Frame 1 (no input): blank canvas, image omitted
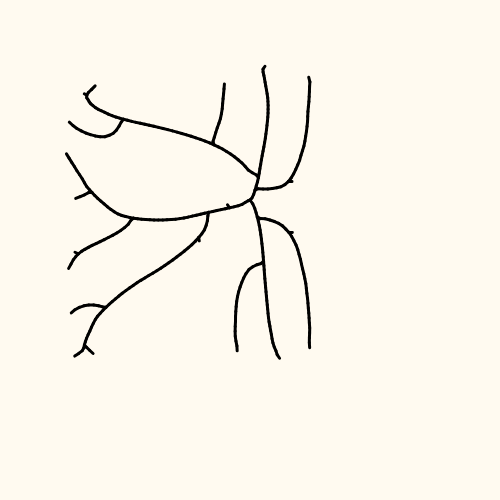
Frame 60 (no input)
Frame 120 (the mouse pressed at the canvas centre since frame 60): identical to frame 60, image omitted

The p5.js sketch that drew this single still picture (run headless with seeded random() and noise() and a simulated clock; from frame 60 on, the mouse is pressed at the canvas centre):

// p5.js sketch
// ── sketch.js
// Adapted from Coding Train by Daniel Shiffman https://youtu.be/kKT0v3qhIQY


var tree;
var max_dist = 300;
var min_dist = 30;

//initiate different polygons using shape-intersect/difference for multi-trees
var polygon = 
[[222,35],[226.71633911132812,33.32963180541992],[231.43267822265625,31.65926170349121],[236.1490020751953,29.988895416259766],[240.86532592773438,28.318525314331055],[245.5816650390625,26.648157119750977],[250.29800415039062,24.97779083251953],[255.01434326171875,23.307418823242188],[259.7306823730469,21.637052536010742],[264.44700622558594,19.96668243408203],[269.16334533691406,18.296314239501953],[273.8796844482422,16.625946044921875],[278.59600830078125,14.955577850341797],[283.3123474121094,13.285208702087402],[288.0286865234375,11.614839553833008],[292.7450256347656,9.944473266601562],[297.46136474609375,8.274104118347168],[302.17767333984375,6.603734970092773],[306.8940124511719,4.933365821838379],[311.6103515625,3.2629992961883545],[316.3266906738281,1.5926300883293152],[318.0000305175781,4.228240966796875],[318.0000305175781,9.23162841796875],[318.0000305175781,14.235015869140625],[318.0000305175781,19.2384033203125],[318.0000305175781,24.2418212890625],[318,29.245208740234375],[318,34.24859619140625],[318,39.25201416015625],[318,44.25537109375],[318,49.2587890625],[318,54.262176513671875],[318,59.26556396484375],[318,64.26895141601562],[318,69.2723388671875],[318,74.2757568359375],[318,79.27914428710938],[318,84.28253173828125],[318,89.28591918945312],[318,94.289306640625],[318,99.292724609375],[318,104.29608154296875],[318,109.29949951171875],[318,114.30288696289062],[318,119.3062744140625],[318,124.30967712402344],[318,129.3130645751953],[318,134.31646728515625],[318,139.31985473632812],[318,144.3232421875],[318,149.32664489746094],[318,154.3300323486328],[318,159.33343505859375],[318,164.33682250976562],[318,169.3402099609375],[318,174.34359741210938],[318,179.34701538085938],[318,184.35040283203125],[318,189.35379028320312],[318,194.357177734375],[318,199.36056518554688],[318,204.36395263671875],[318,209.36737060546875],[318,214.37075805664062],[318,219.3741455078125],[318,224.37753295898438],[318,229.38092041015625],[318,234.38433837890625],[318,239.38772583007812],[318,244.39111328125],[318,249.39450073242188],[318,254.39788818359375],[318,259.40130615234375],[318,264.4046936035156],[318,269.4080810546875],[318,274.4114685058594],[318,279.41485595703125],[318,284.4182434082031],[318,289.4216613769531],[318,294.425048828125],[318,299.4284362792969],[318,304.43182373046875],[318,309.4352111816406],[318,314.4386291503906],[318,319.4420166015625],[318,324.4454040527344],[318,329.44879150390625],[318,334.4521789550781],[318,339.4555969238281],[318,344.458984375],[318,349.4623718261719],[318,354.46575927734375],[318,359.4691467285156],[318,364.4725341796875],[318,369.4759521484375],[318,374.4793395996094],[315.708251953125,377.95489501953125],[311.0897521972656,379.8792724609375],[306.4712219238281,381.80364990234375],[301.8526916503906,383.7280578613281],[297.23419189453125,385.6524353027344],[292.61566162109375,387.5768127441406],[287.9971618652344,389.5011901855469],[283.3786315917969,391.4255676269531],[278.7601013183594,393.3499755859375],[274.14161682128906,395.2743225097656],[269.52308654785156,397.19873046875],[264.904541015625,399.12310791015625],[260.2860565185547,401.0474853515625],[255.66751098632812,402.97186279296875],[251.04904174804688,404.896240234375],[246.4304962158203,406.82061767578125],[241.81195068359375,408.7450256347656],[237.19346618652344,410.66937255859375],[232.57493591308594,412.5937805175781],[227.95645141601562,414.5181579589844],[223.33790588378906,416.4425354003906],[222,413.446044921875],[222,408.442626953125],[222,403.439208984375],[222,398.43585205078125],[222,393.43243408203125],[222,388.4290771484375],[222,383.4256591796875],[222,378.4222412109375],[222,373.41888427734375],[222,368.41546630859375],[222,363.412109375],[222,358.40869140625],[222,353.4052734375],[222,348.40191650390625],[222,343.39849853515625],[222,338.3951416015625],[222,333.3917236328125],[222,328.3883056640625],[222,323.38494873046875],[222,318.38153076171875],[222,313.378173828125],[222,308.374755859375],[222,303.371337890625],[222,298.36798095703125],[222,293.36456298828125],[222,288.3612060546875],[222,283.3577880859375],[222,278.3543701171875],[222,273.35101318359375],[222,268.34759521484375],[222,263.34423828125],[220.2069091796875,260.9054870605469],[215.5076446533203,262.6233825683594],[210.80844116210938,264.34124755859375],[206.10919189453125,266.05914306640625],[201.40997314453125,267.7770080566406],[196.71072387695312,269.4949035644531],[192.0115203857422,271.2127685546875],[187.312255859375,272.9306640625],[182.61300659179688,274.6485595703125],[177.91378784179688,276.3664245605469],[173.21453857421875,278.0843200683594],[168.5153350830078,279.80218505859375],[163.81607055664062,281.52008056640625],[159.1168212890625,283.2379455566406],[154.4176025390625,284.955810546875],[149.71835327148438,286.6737060546875],[145.01914978027344,288.3915710449219],[140.31988525390625,290.1094665527344],[135.6206283569336,291.8273620605469],[130.92142486572266,293.54522705078125],[126.22216033935547,295.26312255859375],[121.52296447753906,296.9809875488281],[116.82369995117188,298.6988830566406],[116.00000762939453,303.12640380859375],[116.00000762939453,308.1297607421875],[116.00000762939453,313.1331787109375],[116.00000762939453,318.13653564453125],[116.00000762939453,323.13995361328125],[116.00000762939453,328.14337158203125],[116.00000762939453,333.146728515625],[116.00000762939453,338.150146484375],[116.00000762939453,343.15350341796875],[116.00000762939453,348.15692138671875],[116,353.16033935546875],[116,358.1636962890625],[116,363.1671142578125],[116,368.17047119140625],[116,373.17388916015625],[116,378.17724609375],[116,383.1806640625],[116,388.18408203125],[116,393.18743896484375],[116,398.19085693359375],[116,403.1942138671875],[116,408.1976318359375],[116,413.2010498046875],[116,418.20440673828125],[116,423.20782470703125],[116,428.211181640625],[116,433.214599609375],[116,438.218017578125],[112.10334777832031,440.6236267089844],[107.48480987548828,442.5480041503906],[102.86632537841797,444.4723815917969],[98.24778747558594,446.3967590332031],[93.62924194335938,448.3211669921875],[89.0107650756836,450.2455139160156],[84.39228057861328,452.1698913574219],[79.77373886108398,454.0942687988281],[75.15519714355469,456.0186767578125],[70.53665924072266,457.94305419921875],[65.91811752319336,459.8674621582031],[61.2996940612793,461.79180908203125],[56.68115234375,463.7161865234375],[52.06261444091797,465.6405944824219],[47.44407272338867,467.5649719238281],[42.82553291320801,469.4893493652344],[38.20710563659668,471.4136962890625],[33.58856678009033,473.3381042480469],[28.970026969909668,475.2624816894531],[24.351487636566162,477.1868896484375],[20.00001668510413,478.710693359375],[20.000016466403395,473.7073974609375],[20.000016247697204,468.7039794921875],[20.000016028991013,463.7005615234375],[20.000015810284822,458.6971435546875],[20.00001559157863,453.6937255859375],[20.000015372876078,448.6904296875],[20.000015154170796,443.68701171875],[20.000014935464606,438.68359375],[20.000014716757505,433.68017578125],[20.000014498051314,428.6767578125],[20.00001427935058,423.6734619140625],[20.00001406064439,418.6700439453125],[20.0000138419382,413.6666259765625],[20.000013623231098,408.6632080078125],[20.000013404530364,403.659912109375],[20.000013185824173,398.656494140625],[20.000012967117982,393.653076171875],[20.00001274841179,388.649658203125],[20.00001252970469,383.646240234375],[20.000012311003957,378.6429443359375],[20.000012092297766,373.6395263671875],[20.000011873591575,368.6361083984375],[20.000011654885384,363.6326904296875],[20.000011436178283,358.6292724609375],[20.00001121747755,353.6259765625],[20.00001099877136,348.62255859375],[20.000010780065168,343.619140625],[20.000010561358977,338.61572265625],[20.000010342651876,333.6123046875],[20.000010123951142,328.6090087890625],[20.00000990524495,323.6055908203125],[20.00000968653876,318.6021728515625],[20.00000946783257,313.5987548828125],[20.00000924912638,308.5953369140625],[20.000009030424735,303.592041015625],[20.000008811718544,298.588623046875],[20.000008593012353,293.585205078125],[20.000008374306162,288.581787109375],[20.00000815559997,283.578369140625],[20.000007936898328,278.5750732421875],[20.000007718192137,273.5716552734375],[20.000007499485946,268.5682373046875],[20.0000072807793,263.5648193359375],[20.00000706207311,258.5614013671875],[20.00000684337192,253.55810546875],[20.00000662466573,248.5546875],[20.00000640595954,243.55126953125],[20.000006187252893,238.5478515625],[20.000005968546702,233.54443359375],[20.00000574984597,228.5411376953125],[20.000005531139323,223.5377197265625],[20.00000531243313,218.5343017578125],[20.000005093726486,213.5308837890625],[20.000004875020295,208.5274658203125],[20.00000465631956,203.524169921875],[20.000004437612915,198.520751953125],[20.000004218906724,193.517333984375],[20.000004000200533,188.513916015625],[20.000003781493888,183.510498046875],[20.000003562792926,178.5072021484375],[20.000003344086508,173.5037841796875],[20.000003125380317,168.5003662109375],[20.0000029066739,163.4969482421875],[20.00000268796748,158.4935302734375],[20.00000246926652,153.490234375],[20.00000225056033,148.48681640625],[20.00000203185391,143.4833984375],[20.00000181314749,138.47998046875],[20.000001594441187,133.4765625],[20.000001375740226,128.4732666015625],[20.000001157033807,123.4698486328125],[20.000000938327503,118.4664306640625],[20.00000071962114,113.4630126953125],[20.00000050091478,108.4595947265625],[20.00000028221379,103.456298828125],[20.000000063507443,98.452880859375],[23.346832275390625,95.81466674804688],[28.063186645507812,94.144287109375],[32.77954864501953,92.47390747070312],[37.49578857421875,90.80357360839844],[42.21215057373047,89.13319396972656],[46.928504943847656,87.46282196044922],[51.644859313964844,85.79244232177734],[56.361106872558594,84.12210845947266],[61.07746505737305,82.45172882080078],[65.7938232421875,80.78135681152344],[70.51018142700195,79.11097717285156],[75.2265396118164,77.44059753417969],[79.94278335571289,75.770263671875],[84.65914154052734,74.09988403320312],[89.37549591064453,72.42951202392578],[94.09185791015625,70.7591323852539],[98.80821228027344,69.08876037597656],[103.52445983886719,67.41841888427734],[108.24081420898438,65.748046875],[112.9571762084961,64.07766723632812],[116.00000762939453,64.77532958984375],[116.00000762939453,69.77874755859375],[116.00000762939453,74.78204345703125],[116.00000762939453,79.78546142578125],[116.00000762939453,84.78887939453125],[116.00000762939453,89.79229736328125],[116.00000762939453,94.79571533203125],[116.00000762939453,99.79901123046875],[116.00000762939453,104.80242919921875],[116.00000762939453,109.80584716796875],[116.00000762939453,114.80926513671875],[116.00000762939453,119.81268310546875],[116.00000762939453,124.81597900390625],[116.00000762939453,129.81939697265625],[116,134.82281494140625],[116,139.82623291015625],[116,144.82965087890625],[116,149.83294677734375],[116,154.83636474609375],[116,159.83978271484375],[116,164.84320068359375],[116,169.84661865234375],[116,174.84991455078125],[116,179.85333251953125],[116,184.85675048828125],[116,189.86016845703125],[116,194.86358642578125],[116,199.86688232421875],[116,204.87030029296875],[116,209.87371826171875],[116,214.87713623046875],[116,219.88055419921875],[118.89888000488281,220.58865356445312],[123.53901672363281,218.7169189453125],[128.17914581298828,216.84519958496094],[132.81928253173828,214.97348022460938],[137.45941162109375,213.10174560546875],[142.09943389892578,211.23007202148438],[146.73957061767578,209.3583526611328],[151.37969970703125,207.48663330078125],[156.01983642578125,205.61489868164062],[160.65997314453125,203.74317932128906],[165.29998779296875,201.87149047851562],[169.94012451171875,199.99977111816406],[174.58026123046875,198.1280517578125],[179.2203826904297,196.25631713867188],[183.8605194091797,194.3845977783203],[188.50054931640625,192.51292419433594],[193.1406707763672,190.64120483398438],[197.7808074951172,188.76947021484375],[202.4209442138672,186.8977508544922],[207.0609588623047,185.02606201171875],[211.7010955810547,183.1543426513672],[216.3412322998047,181.28262329101562],[220.9813690185547,179.410888671875],[222,175.094970703125],[222,170.0916748046875],[222,165.0882568359375],[222,160.0848388671875],[222,155.0814208984375],[222,150.0780029296875],[222,145.07470703125],[222,140.0712890625],[222,135.06787109375],[222,130.064453125],[222,125.06103515625],[222,120.0577392578125],[222,115.0543212890625],[222,110.0509033203125],[222,105.0474853515625],[222,100.0440673828125],[222,95.040771484375],[222,90.037353515625],[222,85.033935546875],[222,80.030517578125],[222,75.027099609375],[222,70.0238037109375],[222,65.0203857421875],[222,60.0169677734375],[222,55.0135498046875],[222,50.0101318359375],[222,45.0068359375],[222,40.00341796875]]
//hand-horse[[125.34239959716797,27.80068016052246],[124.24541473388672,36.13884735107422],[125.47100448608398,44.47045707702637],[128.62102890014648,52.28456497192383],[133.43095016479492,59.20438766479492],[137.31382751464844,66.62471389770508],[132.82523345947266,71.74999237060547],[124.73758697509766,69.4224853515625],[117.14657211303711,65.73596572875977],[109.97455024719238,61.28706359863281],[103.39872360229492,56.00473403930664],[97.87368869781494,49.6272087097168],[90.90689897537231,46.98111534118652],[86.29968643188477,53.81129837036133],[85.81581735610962,62.20503616333008],[87.54605436325073,70.44865036010742],[91.5596375465393,77.82827758789062],[97.21961688995361,84.08047485351562],[103.98055458068848,89.09114837646484],[111.45892906188965,92.64674377441406],[114.20335006713867,100.00653076171875],[111.01712799072266,107.81939697265625],[107.70735168457031,115.58647155761719],[104.66457748413086,123.46202087402344],[101.86931419372559,131.42847442626953],[98.75999641418457,139.2781524658203],[95.43867111206055,147.04056549072266],[92.34771060943604,154.8937225341797],[89.93444919586182,162.9829864501953],[88.09953737258911,171.2225799560547],[86.91676187515259,179.5812225341797],[85.81704914569855,187.95266723632812],[84.64183348417282,196.3137969970703],[84.19673386216164,204.70489501953125],[87.37374472618103,212.46824645996094],[92.78281688690186,218.92491149902344],[99.0734920501709,224.55194091796875],[105.89662551879883,229.51657104492188],[113.56170845031738,230.77975463867188],[118.5759048461914,224.0812225341797],[121.27555465698242,216.1512908935547],[128.82898712158203,214.8848114013672],[129.6359634399414,223.2171173095703],[135.02035522460938,227.77682495117188],[142.22963333129883,223.75241088867188],[146.70415115356445,216.6435089111328],[149.00003814697266,208.5335235595703],[153.82211303710938,201.81607055664062],[160.67134857177734,196.92007446289062],[166.71582794189453,191.02783203125],[172.39903259277344,184.78460693359375],[177.7956085205078,178.29183959960938],[182.8585205078125,171.5363311767578],[187.30144500732422,164.3642578125],[191.50076293945312,157.0442352294922],[198.95409393310547,155.4847869873047],[207.17355346679688,157.40911865234375],[215.2970733642578,159.709716796875],[223.3537139892578,162.23509216308594],[231.34339904785156,164.96478271484375],[239.23594665527344,167.9625244140625],[246.77444458007812,171.7187957763672],[240.344970703125,174.67625427246094],[234.47923278808594,171.0991973876953],[227.746826171875,173.53909301757812],[233.65023803710938,176.97023010253906],[242.06214904785156,176.27052307128906],[250.286865234375,174.5313262939453],[258.2624816894531,176.77821350097656],[263.76048278808594,182.35438537597656],[272.1357727050781,183.33653259277344],[280.5486755371094,184.02105712890625],[288.72996520996094,185.94696044921875],[296.80584716796875,188.09242248535156],[305.23309326171875,188.53639221191406],[313.47682189941406,187.3160400390625],[309.4302520751953,183.31600952148438],[301.1800842285156,184.58755493164062],[294.6913299560547,179.3345489501953],[288.5311737060547,173.58294677734375],[280.903564453125,170.41603088378906],[275.8601837158203,163.73341369628906],[273.5862731933594,155.6621856689453],[276.4331512451172,147.93468475341797],[283.7154541015625,149.12306213378906],[290.0299377441406,154.72021484375],[297.5849914550781,158.19451904296875],[304.3098449707031,163.20516967773438],[311.7502136230469,167.1674041748047],[319.7186737060547,169.947998046875],[327.419921875,170.7388153076172],[329.51112365722656,163.0899200439453],[335.2338562011719,156.89016723632812],[334.9172058105469,151.99525451660156],[327.89093017578125,156.63986206054688],[321.68804931640625,162.34568786621094],[322.3323669433594,158.04161071777344],[322.0109100341797,154.06784057617188],[313.712646484375,155.6262664794922],[318.23968505859375,151.24948120117188],[322.07037353515625,145.16931915283203],[313.8384094238281,144.19473266601562],[309.02001953125,139.72128295898438],[313.3982391357422,133.54335021972656],[313.4657745361328,125.59169006347656],[313.2461700439453,117.15858459472656],[309.668212890625,113.25286865234375],[303.4207000732422,118.25697326660156],[302.1564025878906,114.86107635498047],[308.0466003417969,108.86930084228516],[305.2805938720703,104.11388397216797],[301.7536163330078,102.58849334716797],[297.8783721923828,101.14856719970703],[300.6153259277344,94.3443374633789],[292.31610107421875,94.61094665527344],[285.6605987548828,99.6735610961914],[285.69007873535156,96.88114166259766],[289.72088623046875,90.7073974609375],[287.9543914794922,87.26668548583984],[291.2852020263672,79.95914840698242],[293.5838623046875,75.8719596862793],[286.2787780761719,79.8001480102539],[287.3676300048828,76.25525665283203],[287.8743896484375,71.26803970336914],[281.8913116455078,70.29985809326172],[278.0154266357422,67.93498992919922],[269.5856628417969,68.35021209716797],[261.17588806152344,69.10214614868164],[252.77188110351562,69.91629791259766],[244.3689727783203,70.74309539794922],[235.96627807617188,71.57089233398438],[227.5635986328125,72.39868927001953],[220.16053771972656,68.79557800292969],[212.9170379638672,64.45738983154297],[205.36654663085938,60.68926239013672],[197.37301635742188,57.99909591674805],[189.05414581298828,56.586082458496094],[180.93584442138672,54.28664779663086],[173.0826187133789,51.191436767578125],[165.47069549560547,47.541343688964844],[158.12403106689453,43.38361358642578],[151.1505889892578,38.629621505737305],[144.9775733947754,32.896233558654785],[139.7567138671875,26.262939929962158],[133.50513076782227,20.654325425624847],[126.87496948242188,23.709576845169067],[299.9255676269531,142.92564392089844],[300.0958557128906,138.1106185913086],[329.1607208251953,150.9893798828125],[335.916015625,173.4897003173828],[337.17596435546875,172.18853759765625],[346.9005126953125,177.7465057373047],[319.3713073730469,192.2854766845703],[327.5638885498047,194.00416564941406],[335.96527099609375,193.5414276123047],[344.1346740722656,192.95948791503906],[343.6289367675781,190.5931854248047],[335.1953887939453,190.30516052246094],[326.7605438232422,190.65538024902344],[241.8264617919922,195.4750518798828],[248.81948852539062,200.15858459472656],[256.3067932128906,204.0595245361328],[263.4666290283203,208.52127075195312],[266.5142517089844,215.26446533203125],[262.72076416015625,222.80137634277344],[258.3384704589844,230.01718139648438],[253.70619201660156,237.07632446289062],[249.2471466064453,244.2455596923828],[248.82078552246094,248.77345275878906],[254.0925750732422,242.20872497558594],[258.30140686035156,234.8932647705078],[262.91761779785156,227.83644104003906],[267.91697692871094,221.1602783203125],[270.6857147216797,213.1949920654297],[267.5186462402344,206.40432739257812],[263.5667724609375,202.807861328125],[256.6977233886719,199.84909057617188],[251.84869384765625,195.7747039794922],[243.57379150390625,194.25967407226562],[286.0463409423828,248.4798583984375]]
//hand-dog[[163.41829681396484,21.866554975509644],[157.68011474609375,31.040390729904175],[152.0259895324707,40.27410268783569],[144.96808624267578,48.500755310058594],[137.5343017578125,56.39579391479492],[129.5304298400879,63.61674976348877],[119.96874237060547,68.69279098510742],[109.80692100524902,72.47262573242188],[99.43842506408691,75.64548873901367],[88.91036987304688,78.24058532714844],[78.30931282043457,80.50113105773926],[67.69100379943848,82.58832740783691],[58.375741958618164,88.05122184753418],[50.63277530670166,95.64173889160156],[42.94699048995972,103.29005432128906],[33.257492542266846,107.69729995727539],[22.545015811920166,109.32003784179688],[27.992239713668823,109.6367073059082],[36.35143995285034,111.4637508392334],[29.356334686279297,119.72857666015625],[22.029992163181305,127.72143936157227],[23.016252398490906,137.83995056152344],[26.063047647476196,148.24024963378906],[30.45839786529541,158.14705657958984],[32.71122598648071,168.20970916748047],[23.45003032684326,173.78143692016602],[33.05279493331909,170.24139022827148],[38.49217462539673,178.97454833984375],[39.65321493148804,189.70078659057617],[37.062724590301514,200.1673927307129],[34.82842016220093,210.59711456298828],[39.8726282119751,220.08280181884766],[46.68948745727539,228.51071166992188],[53.27891254425049,237.03630828857422],[61.64436340332031,243.7215805053711],[71.19501876831055,247.93783569335938],[64.45536422729492,256.16712188720703],[64.39279365539551,256.94889068603516],[72.98974418640137,250.3459930419922],[81.27837944030762,255.14424896240234],[88.86259651184082,262.8949203491211],[96.2480411529541,270.83522033691406],[104.90165138244629,276.7174377441406],[115.44837760925293,275.25499725341797],[122.70071029663086,267.5831527709961],[132.89086151123047,270.5560302734375],[142.92869186401367,267.1633605957031],[149.5313262939453,258.9186706542969],[151.01736450195312,248.18759155273438],[159.40310287475586,242.27454376220703],[167.2801856994629,235.0998992919922],[174.50431442260742,227.85352325439453],[185.03412628173828,228.9994888305664],[194.89785766601562,233.5038604736328],[204.94635391235352,237.5769500732422],[215.21553802490234,241.05803680419922],[225.55612182617188,244.323974609375],[236.15406036376953,246.61267852783203],[246.76527404785156,248.84825897216797],[257.431396484375,250.79721069335938],[268.21319580078125,251.93118286132812],[278.90838623046875,251.3031997680664],[282.33758544921875,241.67240142822266],[274.29158782958984,234.90621948242188],[264.1501770019531,231.0679168701172],[253.87610626220703,227.60010528564453],[243.8138198852539,223.63138580322266],[234.1081085205078,218.79483795166016],[224.54398345947266,213.68470764160156],[215.93473052978516,207.2147445678711],[219.99095153808594,198.8570785522461],[230.67684936523438,200.40850830078125],[241.27993774414062,202.6810417175293],[251.87794494628906,204.9775161743164],[262.5177688598633,207.06800842285156],[272.82054138183594,210.41040420532227],[283.11905670166016,213.80665588378906],[293.5464782714844,216.7735137939453],[304.0980453491211,219.2737045288086],[314.8390350341797,220.56297302246094],[324.14930725097656,215.79991912841797],[327.75508880615234,205.6967544555664],[337.5759963989258,202.61502075195312],[345.2469940185547,195.66688919067383],[342.31309509277344,185.8796043395996],[334.3576202392578,178.6686248779297],[325.50282287597656,172.74821853637695],[316.7902526855469,166.6685905456543],[307.73287200927734,160.70636749267578],[298.84932708740234,154.49697494506836],[289.32237243652344,149.3207893371582],[279.9922561645508,143.83153915405273],[270.41053009033203,138.7530860900879],[261.4015808105469,133.37163925170898],[261.6817321777344,122.53352355957031],[256.62335205078125,113.35183715820312],[247.03404998779297,108.3019027709961],[237.23662567138672,103.65398788452148],[227.25511169433594,99.41947364807129],[217.009765625,95.86878395080566],[206.8770408630371,92.01479148864746],[196.5220947265625,88.89023971557617],[193.62616729736328,81.83498573303223],[200.35480117797852,73.33078384399414],[206.86052703857422,64.65610218048096],[212.7606430053711,55.561330795288086],[217.3185272216797,45.74653434753418],[219.72821807861328,35.26546573638916],[218.63711547851562,24.560706973075867],[210.40531158447266,23.211804389953613],[203.2801971435547,31.385480880737305],[196.4770278930664,39.81899118423462],[189.01320266723633,47.285704612731934],[180.74663162231445,54.28345489501953],[171.90779876708984,60.565643310546875],[162.8450164794922,65.00177097320557],[167.79343032836914,55.512338638305664],[172.21751022338867,45.6237850189209],[174.63834762573242,35.101280212402344],[171.58919525146484,24.80815827846527]]
//hand [[145.25,23.659379959106445],[140.1679916381836,32.77284049987793],[138.42516326904297,43.19719123840332],[138.75240325927734,53.93705749511719],[139.9850845336914,64.4975814819336],[140.18598175048828,75.35172271728516],[141.6852264404297,85.95452880859375],[141.9417724609375,96.80838012695312],[141.99971771240234,107.66546630859375],[142.04817962646484,118.52262115478516],[142.27770233154297,129.3771743774414],[143.81720733642578,139.95745849609375],[144,150.81082153320312],[138.63338470458984,155.18206787109375],[131.92479705810547,147.06393432617188],[127.02054595947266,138.11985778808594],[123.56209564208984,128.4676513671875],[118.56103515625,119.93759155273438],[113.70296478271484,110.63636779785156],[108.75231170654297,102.05689239501953],[104.12897491455078,93.09880065917969],[100.03075408935547,83.85627746582031],[96.11582946777344,74.5165901184082],[93.44491577148438,64.43468856811523],[86.9920425415039,56.1045036315918],[78.26466751098633,50.29631423950195],[68.36383056640625,52.92822265625],[63.23237609863281,62.04958724975586],[63.96430587768555,71.79888534545898],[66.05081558227539,82.06137084960938],[70.0042953491211,91.39715576171875],[73.68046569824219,100.9260025024414],[76.23586654663086,111.04914855957031],[79.98271179199219,120.56526184082031],[83.25693130493164,130.22042083740234],[86.07200622558594,140.2338409423828],[90.01139068603516,149.57080078125],[93.82879638671875,159.0037384033203],[97.9559097290039,168.240478515625],[101.72362518310547,177.67727661132812],[98.84867095947266,185.7091522216797],[90.25450897216797,179.38595581054688],[81.90359878540039,172.56918334960938],[74.05303192138672,165.069580078125],[66.32470321655273,157.4437713623047],[58.61943817138672,149.79466247558594],[50.80188751220703,142.26052856445312],[42.404022216796875,135.5354461669922],[33.55937480926514,130.19898986816406],[23.769376516342163,133.28448486328125],[20.001310018473305,142.86292266845703],[23.549258947372437,152.5635223388672],[29.96835231781006,161.09629821777344],[35.96743392944336,169.81610107421875],[41.73356628417969,178.7010498046875],[48.45522499084473,187.09080505371094],[55.60353088378906,195.2379608154297],[62.356285095214844,203.60113525390625],[68.99604797363281,212.0955047607422],[76.44657135009766,219.9868621826172],[82.17770767211914,228.88780212402344],[86.97765350341797,238.11929321289062],[89.2944107055664,248.25352478027344],[92.00153350830078,258.3390197753906],[95.88558959960938,267.7312927246094],[98.55984497070312,277.8117980957031],[102.28369903564453,287.2078857421875],[106.94710540771484,296.1171875],[111.68218231201172,304.931640625],[114.23735809326172,315.0547790527344],[117.35305786132812,324.90386962890625],[117.96342468261719,335.73480224609375],[117.96222686767578,346.5918273925781],[117.33497619628906,357.42095947265625],[117.91191101074219,367.1366882324219],[117.67932891845703,377.9811706542969],[116.01052856445312,388.47698974609375],[115.4338150024414,399.3032531738281],[113.98081970214844,409.8080749511719],[112.13640594482422,420.2755126953125],[111.77291107177734,431.12384033203125],[110.00199890136719,441.5947265625],[108.2650375366211,452.0354309082031],[106.63243103027344,462.47198486328125],[104.52788543701172,472.82061767578125],[103.41572570800781,483.5855712890625],[101.27953338623047,493.9198303222656],[108.87654113769531,495.7023620605469],[119.73200988769531,495.89996337890625],[130.58877563476562,496.0057678222656],[141.44589233398438,496.0683288574219],[152.30313110351562,496.1040344238281],[163.16046142578125,496.1175842285156],[174.017822265625,496.1199951171875],[184.8751220703125,496.1199951171875],[195.732421875,496.1199951171875],[206.5897216796875,496.1199951171875],[217.447021484375,496.1199951171875],[228.3043212890625,496.1199951171875],[236,492.9583740234375],[236,482.10107421875],[236,471.24365234375],[236,460.3863525390625],[235.9840545654297,449.529052734375],[235.90237426757812,438.672119140625],[235.68324279785156,427.8172302246094],[234.40802001953125,417.15771484375],[234.03399658203125,406.3086853027344],[233.98147583007812,395.4515075683594],[233.69622802734375,384.598876953125],[232.10421752929688,374.0267639160156],[231.93040466308594,363.1714782714844],[230.05355834960938,352.73040771484375],[231.8961944580078,342.337646484375],[233.38519287109375,331.96478271484375],[237.95579528808594,322.9892883300781],[243.99330139160156,314.2061462402344],[250.197021484375,305.5097351074219],[256.4146270751953,296.8032531738281],[261.9497375488281,288.0565490722656],[265.96156311035156,278.8275451660156],[271.42454528808594,269.79779052734375],[278.1474914550781,261.38206481933594],[285.61688232421875,253.50424194335938],[293.2155456542969,245.749755859375],[299.83074951171875,237.2534637451172],[308.37005615234375,230.73211669921875],[316.6437683105469,223.8604736328125],[324.457275390625,216.37135314941406],[329.9334411621094,207.27304077148438],[325.1309814453125,198.53485107421875],[315.0721435546875,196.03379821777344],[305.5942077636719,196.08551025390625],[295.38946533203125,198.1674041748047],[286.3891296386719,202.804931640625],[277.9675598144531,209.2288055419922],[269.2750244140625,215.4737091064453],[260.20262145996094,220.90255737304688],[251.2373046875,226.0135498046875],[241.2251739501953,223.6173095703125],[233.3896026611328,216.160888671875],[228.23651123046875,207.40721130371094],[224.6572265625,197.87583923339844],[222.0218505859375,187.74163818359375],[223.9990234375,177.4390869140625],[225.46958923339844,166.86700439453125],[225.81857299804688,156.01609802246094],[225.94769287109375,145.15951538085938],[225.9951934814453,134.30243682861328],[226.00588989257812,123.445068359375],[226.05612182617188,112.58798217773438],[226.1902618408203,101.73150634765625],[226.56234741210938,90.88156127929688],[227.8810577392578,80.23200988769531],[227.99635314941406,69.37569427490234],[227.72967529296875,58.52302932739258],[225.06466674804688,48.34628868103027],[215.6453857421875,44.16729164123535],[207.1287078857422,50.32767868041992],[202.2911376953125,59.305179595947266],[200.1798553466797,69.66576766967773],[199.82470703125,80.51466751098633],[197.72276306152344,90.8766860961914],[195.5813446044922,101.1812744140625],[193.47406005859375,111.51789855957031],[191.32891845703125,121.83979797363281],[188.26991271972656,131.71200561523438],[184.78550720214844,139.85723876953125],[182.00987243652344,129.81751251220703],[180.10324096679688,119.40172576904297],[179.715087890625,108.55551147460938],[177.94320678710938,98.10851287841797],[175.80918884277344,87.77677917480469],[173.6815185546875,77.4690933227539],[171.99990844726562,67.03494644165039],[170.356201171875,56.56458282470703],[169.65521240234375,45.74124336242676],[166.586669921875,35.93943405151367],[162.08006286621094,26.901312351226807],[154.16571044921875,21.516806483268738]]//[[203.2,40.4],[220.30743408203125,34.34111785888672],[237.41486816406248,28.28223571777344],[254.52230224609374,22.223354434967042],[260.8000183105469,31.48887939453125],[260.79999999999995,49.63756103515625],[260.79999999999995,67.7862060546875],[260.79999999999995,85.9348876953125],[260.79999999999995,104.08356018066407],[260.79999999999995,122.23223266601562],[260.79999999999995,140.38091430664062],[260.79999999999995,158.52957763671876],[260.79999999999995,176.67824096679686],[260.79999999999995,194.82692260742186],[260.79999999999995,212.9755859375],[260.79999999999995,231.124267578125],[257.40960083007815,247.0126770019531],[240.65698852539063,253.99293212890623],[223.90435791015625,260.97318725585933],[207.15172729492187,267.95344238281245],[203.2,255.73236083984375],[203.2,237.5837158203125],[203.2,219.4350341796875],[203.2,201.2863525390625],[203.2,183.13770751953123],[193.2810485839844,179.17603759765623],[176.23562316894532,185.40726318359376],[159.19019775390626,191.63848876953125],[142.14480895996093,197.86969604492188],[139.60000457763672,214.23916015625],[139.6,232.387841796875],[139.6,250.5365234375],[139.6,268.68516845703124],[135.8764450073242,284.3514892578125],[119.12385101318358,291.33172607421875],[102.37122268676758,298.31199951171874],[85.61859235763549,305.29225463867186],[82.00000939670062,292.5714599609375],[82.00000860339715,274.4227783203125],[82.00000781009257,256.2740966796875],[82.00000701678854,238.1254150390625],[82.0000062234878,219.976806640625],[82.00000543018378,201.828125],[82.00000463687975,183.679443359375],[82.00000384357573,165.53076171875],[82.0000030502717,147.382080078125],[82.00000225696753,129.2333984375],[82.00000146366351,111.084716796875],[82.00000067036255,92.9361083984375],[84.65120697021484,76.66103057861328],[101.75864791870117,70.60214385986328],[118.8660888671875,64.54326171874999],[135.9735321044922,58.484375],[139.60000457763672,71.50145263671874],[139.60000457763672,89.65013427734375],[139.6,107.79874267578124],[139.6,125.94742431640624],[139.6,144.09610595703123],[148.6791564941406,148.79246826171874],[165.5101104736328,142.0032470703125],[182.341064453125,135.21401672363282],[199.17201843261716,128.42479553222654],[203.2,112.9946533203125],[203.2,94.84604492187499],[203.2,76.69736328125],[203.2,58.548681640625]]


function setup() {
  createCanvas(500, 500);
  tree1 = new Tree(polygon, 250,200);
  //tree2 = new Tree(50,100);
}

function draw() {
  background(255,250,240);
  tree1.show();
  tree1.grow();
  tree1.thicken_branch();
  // tree2.show();
  // tree2.grow();
}

// ── branch.js
// Adapted from Coding Train by Daniel Shiffman https://youtu.be/kKT0v3qhIQY


function Branch(parent, pos, dir) {
  this.pos = pos;
  this.parent = parent;
  this.dir = dir;
  this.origDir = this.dir.copy();
  this.count = 0;
  this.len = 5;
  this.thickness=1

  this.reset = function() {
    this.dir = this.origDir.copy();
    this.count = 0;
  };

  this.next = function() {
    var nextDir = p5.Vector.mult(this.dir, this.len);
    var nextPos = p5.Vector.add(this.pos, nextDir);
    var nextBranch = new Branch(this, nextPos, this.dir.copy());
    return nextBranch;
  };

  this.show = function() {
    if (parent != null) {
      stroke(0);
      strokeWeight(3)
      line(this.pos.x, this.pos.y, this.parent.pos.x, this.parent.pos.y);
    }
  };
}

// ── leaf.js
// Adapted from Coding Train by Daniel Shiffman https://youtu.be/kKT0v3qhIQY


function Leaf(x, y) {
  this.pos = createVector(x, y);
  this.reached = false;
  // this.rotate=random(0,1)

  this.show = function() {
    fill(250,0,0);
    noStroke();
    // push()
    // rotate(this.rotate*PI)
    //ellipse(this.pos.x, this.pos.y, 4, 6);
    // pop()
  };
}

// ── tree.js
// Adapted from Coding Train by Daniel Shiffman https://youtu.be/kKT0v3qhIQY

// TODO 
// [ ] vein thickening
// [ ] varying alpha
// [ ] flower


function inside(point, vs) {
  // ray-casting algorithm based on
  // https://wrf.ecse.rpi.edu/Research/Short_Notes/pnpoly.html/pnpoly.html
  
  var x = point[0], y = point[1];
  
  var inside = false;
  for (var i = 0, j = vs.length - 1; i < vs.length; j = i++) {
      var xi = vs[i][0], yi = vs[i][1];
      var xj = vs[j][0], yj = vs[j][1];
      
      var intersect = ((yi > y) != (yj > y))
          && (x < (xj - xi) * (y - yi) / (yj - yi) + xi);
      if (intersect) inside = !inside;
  }
  
  return inside;
};


function Tree(tempPolygon, tempX,tempY) {
  this.leaves = [];
  this.branches = [];
  this.posX=tempX;
  this.posY=tempY;
  this.polygon=tempPolygon
 
  var pts=[]
  for (var j = 0; j < 2900; j++) {
    pts.push([random(50,350),random(50,378)]);

    if (inside(pts[j], this.polygon)){
      this.leaves.push(new Leaf(pts[j][0],pts[j][1]))
      
      }
  }

  var pos = createVector(this.posX, this.posY); //modify for tree initial position
  var dir = createVector(0, -1);
  var root = new Branch(null, pos, dir);
  this.branches.push(root);
  var current = root;
  var found = false;
  while (!found) {
    for (var i = 0; i < this.leaves.length; i++) {
      var d = p5.Vector.dist(current.pos, this.leaves[i].pos);
      if (d < max_dist) {
        found = true;
      }
    }
    if (!found) {
      var branch = current.next();
      current = branch;
      this.branches.push(current);
    }
  }

  this.grow = function() {
    for (var i = 0; i < this.leaves.length; i++) {
      var leaf = this.leaves[i];
      var closestBranch = null;
      var record = max_dist;
      for (var j = 0; j < this.branches.length; j++) {
        var branch = this.branches[j];
        var d = p5.Vector.dist(leaf.pos, branch.pos);
        if (d < min_dist) {
          leaf.reached = true;
          closestBranch = null;
          break;
        } else if (d < record) {
          closestBranch = branch;
          record = d;
        }
      }

      if (closestBranch != null) {
        var newDir = p5.Vector.sub(leaf.pos, closestBranch.pos);
        newDir.normalize();
        closestBranch.dir.add(newDir);
        closestBranch.count++;
      }
    }

    for (var i = this.leaves.length - 1; i >= 0; i--) {
      if (this.leaves[i].reached) {
        this.leaves.splice(i, 1);
      }
    }

    for (var i = this.branches.length - 1; i >= 0; i--) {
      var branch = this.branches[i];
      if (branch.count > 0) {
        branch.dir.div(branch.count + 1);
        this.branches.push(branch.next());
        branch.reset();
      }
    }
  };

  this.thicken_branch = function(){

    for (br in this.branches){
      console.log(br)
      console.log(br.parent)
    }
  }

  this.show = function() {
    for (var i = 0; i < this.leaves.length; i++) {
      this.leaves[i].show();
    }

    for (var i = 0; i < this.branches.length; i++) {
      this.branches[i].show();
    }
  };
}
